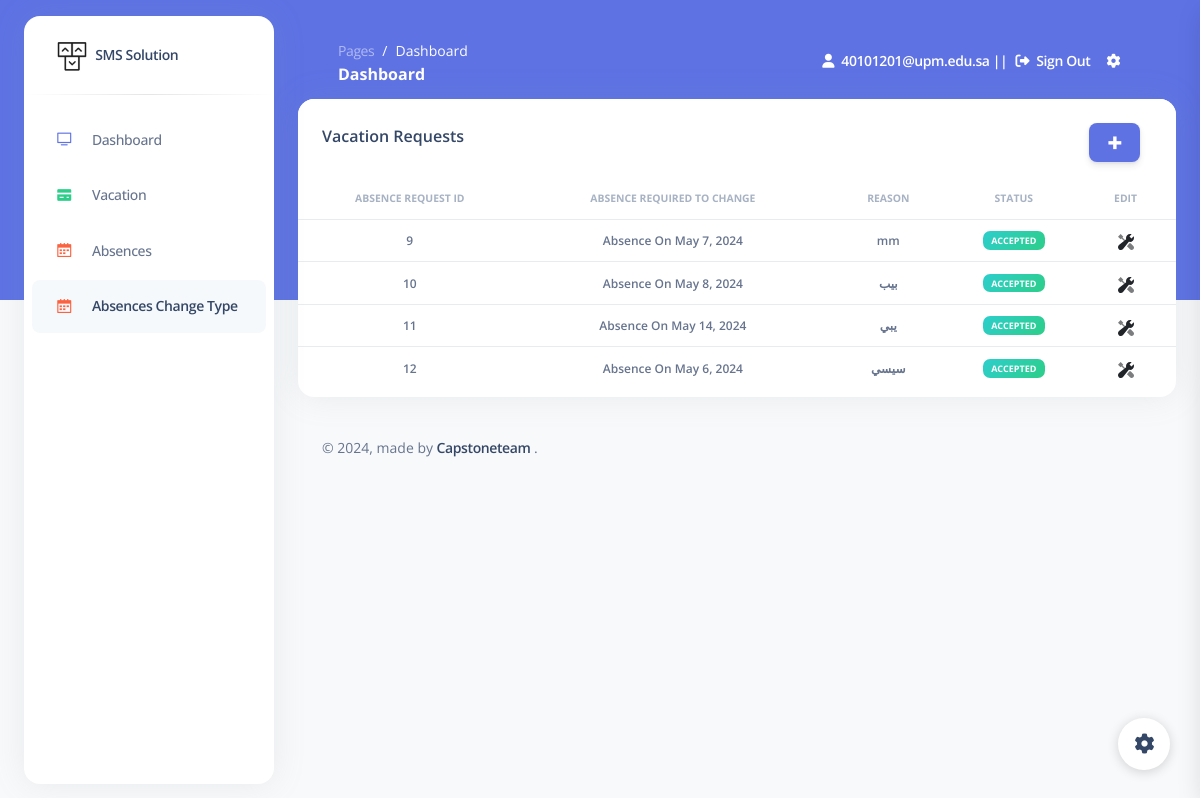
/absences-change-request/ (signed in), run on the app's committed database.
### main_app/models.py (models this page shows, shortened)
class Employee(AbstractUser):
    employee_generated_id = models.CharField(max_length= 155,null = True)
    birthdate = models.DateField(null = True)
    pic = models.ImageField(upload_to='Imgs/Profile_Pics',null = True, blank=True)
    joining_date = models.DateField(null = True)
    phone = models.IntegerField(null = True)
    email = models.EmailField(_('email address'), unique=True)
    country = CountryField(blank_label='(select country)', null = True)
    department = models.CharField(max_length=100, null = True)
    role = models.CharField(max_length=100, null = True)
    years_of_exp = models.IntegerField(null = True)
    eligible_salary = models.PositiveIntegerField(null=True, blank=True)
    salary = models.PositiveIntegerField(null=True, blank=True)
    additional_hours = models.PositiveIntegerField(null=True, blank=True)
    yearsOfExperienceCost = models.PositiveIntegerField(null=True, blank=True)
    teach_course = models.CharField(max_length=100, null = True, blank = True)
    hours_worked_per_week = models.IntegerField(null = True, blank = True)
    overtime_hours = models.IntegerField(null = True, blank = True)
    username = None
    USERNAME_FIELD = 'email'
    REQUIRED_FIELDS = []
    objects = EmployeeManager()

class AbsenceChangeRequests(models.Model):
    employee = models.ForeignKey(Employee, on_delete=models.CASCADE)
    absence = models.ForeignKey(Absence, on_delete = models.CASCADE)
    request_reason = models.TextField()
    status = models.CharField(max_length=25, choices=STATUS_CHOICES, default="Pending")

class Absence(models.Model):
    employee = models.ForeignKey(Employee, on_delete=models.CASCADE)
    reason = models.TextField()
    date = models.DateField()
    excused = models.BooleanField(default=False)
    active = models.BooleanField(default=True, blank=True, help_text='Keep active to deduct.')

### main_app/views.py (the view, shortened to what this page needs)
# urls.py: path('absences-change-request/' ,views.absence_change_request ,name='absence_change_request'),
@login_required(login_url=('/login/'))
def absence_change_request(request):
    user = request.user
    absences = Absence.objects.filter(employee = user, excused = False)
    absence_change_requests = AbsenceChangeRequests.objects.filter(employee=user)
    context = {
        'absences' : absences,
        'absence_change_requests' : absence_change_requests
    }
    return render(request,'main/absence_change_request.html',context)

### templates/main/absence_change_request.html (shortened to what this page needs)
{% extends 'base.html' %}
{% load static %}
{% block content %}
<div class="row">
    <div class="col-12">
        <div class="card mb-4">
            <div class="card-header pb-0 d-flex justify-content-between">
                <h6>Vacation Requests</h6>
                <div class="d-flex">
                    <button style="margin-right: 12px; padding: 0px 18px;" class="btn btn-icon btn-2 btn-primary"
                        type="button" data-bs-toggle="modal" data-bs-target="#exampleModalMessage">
                        <span style="font-size: 26px;font-weight: bolder;" class="btn-inner--icon">+</span>
                    </button>
                </div>
            </div>
            <div class="card-body px-0 pt-0 pb-2">
                <div class="table-responsive p-0">
                    <table class="table align-items-center mb-0">
                        <thead>
                            <tr>
                                <th
                                    class="text-center text-uppercase text-secondary text-xxs font-weight-bolder opacity-7">
                                    Absence Request ID</th>
                                <th
                                    class="text-center text-uppercase text-secondary text-xxs font-weight-bolder opacity-7">
                                    Absence Required To Change</th>
                                <th
                                    class="text-center text-uppercase text-secondary text-xxs font-weight-bolder opacity-7">
                                    Reason</th>
                                <th
                                    class="text-center text-uppercase text-secondary text-xxs font-weight-bolder opacity-7">
                                    Status</th>
                                <th
                                    class="text-center text-uppercase text-secondary text-xxs font-weight-bolder opacity-7">
                                    Edit</th>
                            </tr>
                        </thead>
                        <tbody>
                            {% for abs in absence_change_requests %}
                            <tr>
                                <td>
                                    <p class="text-xs text-center font-weight-bold mb-0">{{ abs.id }}
                                    </p>
                                </td>
                                <td>
                                    <p class="text-xs text-center font-weight-bold mb-0">Absence On {{ abs.absence.date }}</p>
                                </td>
                                <td>
                                    <p class="text-xs text-center font-weight-bold mb-0">{{abs.request_reason}}</p>
                                </td>
                                <td>
                                    {% if abs.status == 'Pending' %}
                                    <p class="text-xs text-center font-weight-bold mb-0"> <span
                                            class="badge bg-gradient-info">{{abs.status}}</span></p>
                                    {% elif abs.status == 'Accepted' %}
                                    <p class="text-xs text-center font-weight-bold mb-0"> <span
                                            class="badge bg-gradient-success">{{abs.status}}</span></p>
                                    {% else %}
                                    <p class="text-xs text-center font-weight-bold mb-0"> <span
                                            class="badge bg-gradient-danger">{{abs.status}}</span></p>
                                    {% endif %}
                                </td>
                                <td class="align-middle text-center">
                                    <a id="edit_modal_button" href="javascript:;"
                                        class="text-secondary font-weight-bold text-xs" data-toggle="tooltip"
                                        data-original-title="Edit user" data-bs-toggle="modal"
                                        data-bs-target="#exampleModalMessage-{{abs.id}}">
                                    </a>
                                </td>
                            </tr>
                            {% endfor %}
                        </tbody>
                    </table>
                </div>
            </div>
        </div>
    </div>
</div>
{% endblock %}

### templates/base.html (shortened to what this page needs)
{% load static %}
<!DOCTYPE html>
<html lang="en">
<head>
    <link href="{% static 'assets/css/nucleo-icons.css' %}" rel="stylesheet" />
    <link href="{% static 'assets/css/nucleo-svg.css' %}" rel="stylesheet" />
    <link href="{% static 'assets/css/nucleo-svg.css' %}" rel="stylesheet" />
    <link id="pagestyle" href="{% static 'assets/css/argon-dashboard.css' %}" rel="stylesheet" />
</head>
<body class="g-sidenav-show   bg-gray-100">
    <aside
        class="sidenav bg-white navbar navbar-vertical navbar-expand-xs border-0 border-radius-xl my-3 fixed-start ms-4 "
        id="sidenav-main">
        <div class="sidenav-header">
            <a class="navbar-brand m-0" href="{% url 'index' %} "
                target="_blank">
                <img src="{% static 'assets/img/logo-ct-dark.png' %}" class="navbar-brand-img h-100" alt="main_logo">
                <span class="ms-1 font-weight-bold"> SMS Solution</span>
            </a>
        </div>
        <hr class="horizontal dark mt-0">
        <div class="collapse navbar-collapse  w-auto " id="sidenav-collapse-main">
            <ul class="navbar-nav">
                <li class="nav-item">
                    <a class="nav-link" href="{% url 'index' %}">
                        <div
                            class="icon icon-shape icon-sm border-radius-md text-center me-2 d-flex align-items-center justify-content-center">
                            <i class="ni ni-tv-2 text-primary text-sm opacity-10"></i>
                        </div>
                        <span class="nav-link-text ms-1">Dashboard</span>
                    </a>
                </li>
                <li class="nav-item">
                    <a class="nav-link " href="{% url 'vacations' %}">
                        <div
                            class="icon icon-shape icon-sm border-radius-md text-center me-2 d-flex align-items-center justify-content-center">
                            <i class="ni ni-credit-card text-success text-sm opacity-10"></i>
                        </div>
                        <span class="nav-link-text ms-1">Vacation</span>
                    </a>
                </li>
                <li class="nav-item">
                    <a class="nav-link " href="{% url 'absences' %}">
                        <div
                            class="icon icon-shape icon-sm border-radius-md text-center me-2 d-flex align-items-center justify-content-center">
                            <i class="ni ni-calendar-grid-58 text-warning text-sm opacity-10"></i>
                        </div>
                        <span class="nav-link-text ms-1">Absences</span>
                    </a>
                </li>
                <li class="nav-item">
                    <a class="nav-link " href="{% url 'absence_change_request' %}">
                        <div
                            class="icon icon-shape icon-sm border-radius-md text-center me-2 d-flex align-items-center justify-content-center">
                            <i class="ni ni-calendar-grid-58 text-warning text-sm opacity-10"></i>
                        </div>
                        <span class="nav-link-text ms-1">Absences Change Type</span>
                    </a>
                </li>
            </ul>
        </div>
    </aside>
    <main class="main-content position-relative border-radius-lg ">
        <div class="container-fluid py-4">
                {% include 'parts/nav.html' %}
                {% block content %}
                {% endblock content %}
                {% include 'parts/footer.html' %}
        </div>
    </main>
    <div class="fixed-plugin">
        <a class="fixed-plugin-button text-dark position-fixed px-3 py-2">
            <i class="fa fa-cog py-2"> </i>
        </a>
    </div>
</body>
</html>

### templates/parts/nav.html (shortened to what this page needs)
<nav class="navbar navbar-main navbar-expand-lg px-0 mx-4 shadow-none border-radius-xl " id="navbarBlur"
    data-scroll="false">
    <div class="container-fluid py-1 px-3">
        <nav aria-label="breadcrumb">
            <ol class="breadcrumb bg-transparent mb-0 pb-0 pt-1 px-0 me-sm-6 me-5">
                <li class="breadcrumb-item text-sm"><a class="opacity-5 text-white" href="javascript:;">Pages</a></li>
                <li class="breadcrumb-item text-sm text-white active" aria-current="page">Dashboard</li>
            </ol>
            <h6 class="font-weight-bolder text-white mb-0">Dashboard</h6>
        </nav>
        <div class="collapse navbar-collapse mt-sm-0 mt-2 me-md-0 me-sm-4" id="navbar">
            <ul class="navbar-nav  justify-content-end">
                {% if request.user.is_authenticated %}
                <li class="nav-item d-flex align-items-center">
                    <a href="#" class="nav-link text-white font-weight-bold px-0">
                        <i class="fa fa-user me-sm-1"></i>
                        <span class="d-sm-inline d-none">{{user.email}} ||</span>
                    </a>
                </li>
                <li style="margin-left: 8px;" class="nav-item d-flex align-items-center">
                    <a href="{% url 'logout' %}" class="nav-link text-white font-weight-bold px-0">
                        <i class="fas fa-sign-out-alt me-sm-1"></i>
                        <span class="d-sm-inline d-none">Sign Out</span>
                    </a>
                </li>
                {% endif %}
                <li class="nav-item px-3 d-flex align-items-center">
                    <a href="javascript:;" class="nav-link text-white p-0">
                        <i class="fa fa-cog fixed-plugin-button-nav cursor-pointer"></i>
                    </a>
                </li>
            </ul>
        </div>
    </div>
</nav>

### templates/parts/footer.html (shortened to what this page needs)
<footer class="footer pt-3  ">
    <div class="container-fluid">
        <div class="row align-items-center justify-content-lg-between">
            <div class="col-lg-6 mb-lg-0 mb-4">
                <div class="copyright text-center text-sm text-muted text-lg-start">
                    ©
                    ,
                    made by
                    <a href="" class="font-weight-bold" target="https://www.youtube.com/watch?v=-4g2DeLxY5w&t=127s">
                        Capstoneteam</a>
                    .
                </div>
            </div>
        </div>
    </div>
</footer>

### SMSBase/static/assets/css/nucleo-svg.css (style rules this page uses)
.icon { display: inline-block; color: #111111; height: 1em; width: 1em; }
.icon-sm { height: 0.8em; width: 0.8em; }
.icon { fill: currentColor; stroke: none; }

### data on the page
Employee: email "40101201@upm.edu.sa"
AbsenceChangeRequests: id "9", absence "May 7, 2024", request_reason "mm", status "ACCEPTED"
AbsenceChangeRequests: id "10", absence "May 8, 2024", request_reason "بيب", status "ACCEPTED"
AbsenceChangeRequests: id "11", absence "May 14, 2024", request_reason "يبي", status "ACCEPTED"
AbsenceChangeRequests: id "12", absence "May 6, 2024", request_reason "سيسي", status "ACCEPTED"
